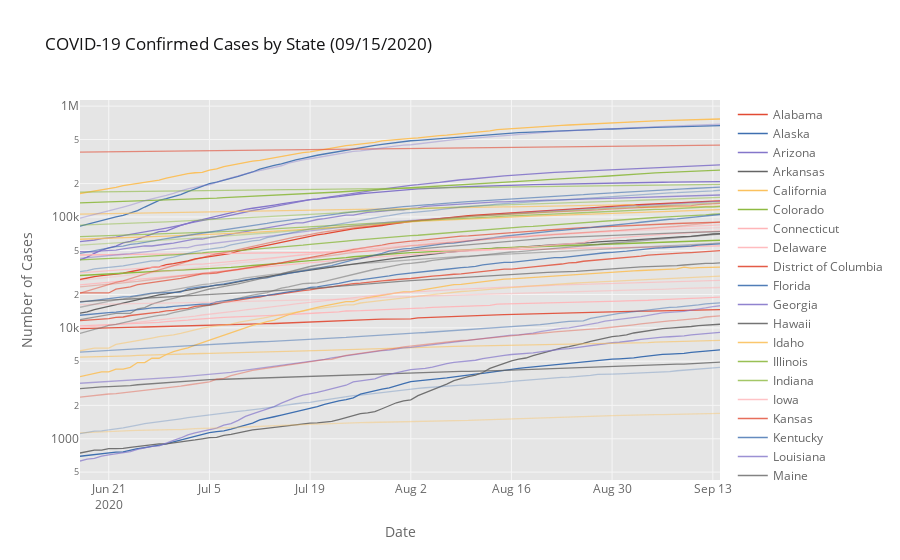

The cell this chart's notebook holds for it:
### Code cell
# plot total confirmed cases
states_confirmed = grouped_states.reset_index().pivot(index='Date', columns='State', values='Confirmed').iplot(
    kind='lines', yaxis_type='log', theme='ggplot', connectgaps=True, asFigure=True,
    title='COVID-19 Confirmed Cases by State ({})'.format(today), yaxis_title='Number of Cases', xaxis_title='Date')

states_confirmed
